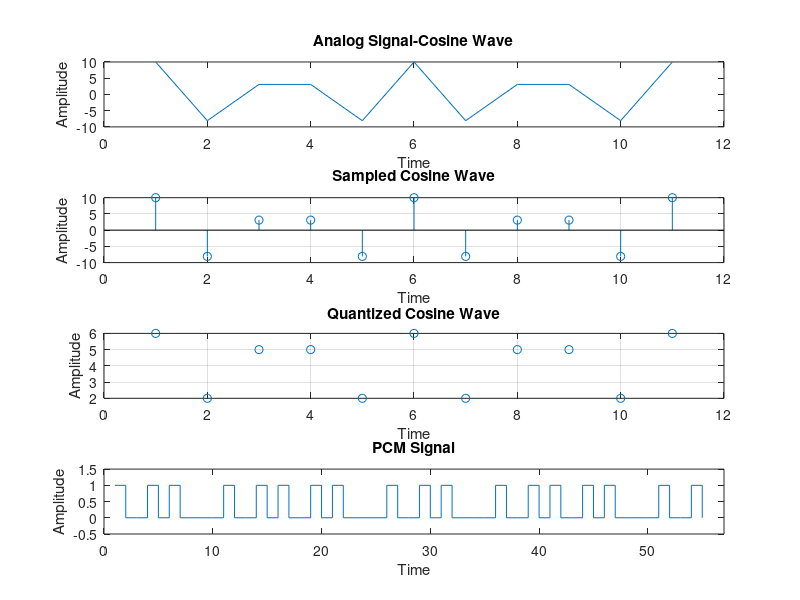

The MATLAB source for this figure:
clc;
clear all;
close all;

bn = input("Enter the bit number= ");
sp = input("Enter the sampling period= ");
L  = 2^bn;

%Sampling Process
xn = 0:4*(pi/sp):8*pi;
[rX,cX] = size(xn(:,:));
swave = 10*cos(xn); %sampled signal
subplot(4,1,1); plot(swave); title("Analog Signal-Cosine Wave");
ylabel('Amplitude'); xlabel('Time');

subplot(4,1,2); stem(swave); grid on;
title('Sampled Cosine Wave');
ylabel('Amplitude'); xlabel('Time');

%Quantization Process
aMax = 15; 
aMin = -aMax; 
div = 2*aMax/(2^3-1);
u = aMax+ div;
pdiv = aMin:div:aMax;
qVal = [aMin:div:u];
[iVal,fVal] = quantiz(swave,pdiv,qVal); %Quantized signal

subplot(4,1,3); plot(iVal,"o"); grid on;
title("Quantized Cosine Wave");
ylabel('Amplitude'); xlabel('Time');

iL = length(iVal);
fL = length(fVal);


for i = 1:iL
  if (iVal(i)~=0)
    iVal(i)=iVal(i)-1;
  end
  i=i+1;
end

for i = 1:fL
  if(fVal(i)==aMin-(div/2))
  fVal(i)=aMin+(div/2);
end
end

%Encoding Process
binVal = zeros(iL,bn);

for i = 1:iL
  tVal = iVal(1,i);
  ct = bn;
  while 1<tVal
    tVal = floor(tVal/2);
    binVal(i,ct) = rem(tVal,2);
    ct = ct-1;
  end
  binVal(i,1) = tVal;
end

%Creating Pulse Train
pL = iL * bn;
pT = zeros(1,pL);

t=1;
for i = 1:iL
  ct = 1;
  while ct<=bn
    pT(1,t) =binVal(i,ct);
    t++;
    ct++;
  end
  i++;
endfor

subplot(4,1,4); grid on; stairs(pT);
axis([0 (floor(pL+(pL*0.05))) -0.5 1.5]);
title("PCM Signal");
ylabel('Amplitude'); xlabel('Time');
